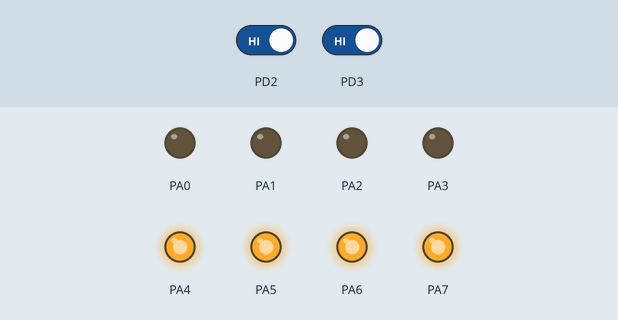
Bench run of a program on a simulated ATmega16, built with avr-gcc and emulated at 1 MHz. Shown: output pins drawn as LEDs (lit = HIGH). The inputs (shaded band) are chosen by the test bench; at power-on: PD2 HIGH, PD3 HIGH.

Above: at 1.2 s.
1.3 s: PD2 driven LOW
At 2.0 s:
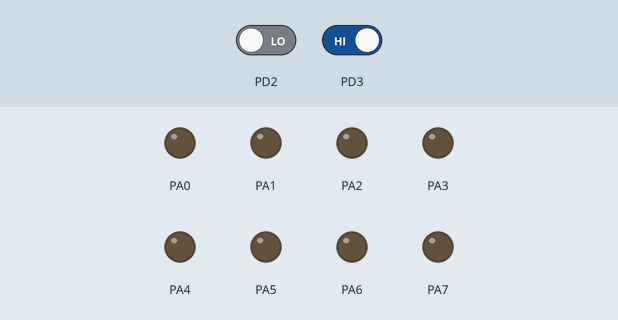
2.8 s: PD3 driven LOW
At 3.1 s:
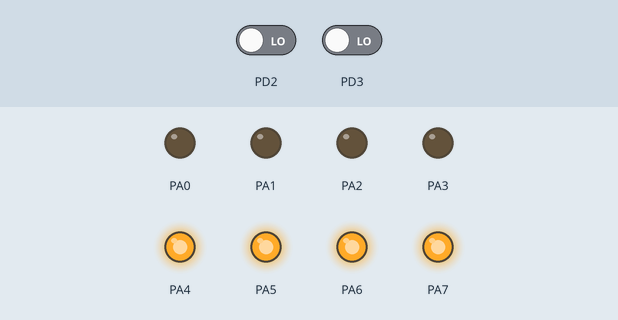
Timing chart, 0 to 5.8 s (numbered marks = the images above; inputs shaded):
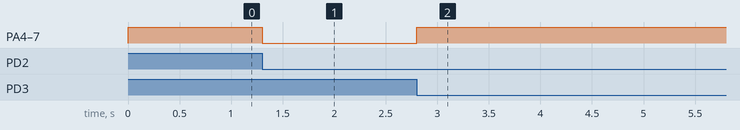

The program:

main.c
```c
// (licence header left out)
/* MWE äëÿ èññëåäîâàíèÿ
 * ñòðàííîãî ïîâåäåíèÿ ñòåíäà EasyAVR6 ïðè ðàáîòå
 * ñ âíåøíèìè ïðåðûâàíèÿìè */

/* Ñóòü ïðîãðàììû:
 * 1. Çàæå÷ü íà ñòåíäå EasyAVR6 ñâåòîäèîäû,
 *	ñîîòâåòñòâóþùèå PA3-PA7
 * 2. Ïðè íàæàòèè íà êíîïêó PD2, ñîîòâ. INT0
 *	ñâåòîäèîäû äëÿ PA3-PA7 äîëæíû ïîãàñíóòü */

/* Cóòü ñòðàííîãî ïîâåäåíèÿ:
 * Ïðè íàæàòèè íà êíîïêó, ñîîòâåòñòâóþùóþ PD2
 * câåòîäèîäû äëÿ ïîðòà A äîëæíû ãàñíóòü, íî
 * ïðè èñïûòàíèè íà ñòåíäå ýòîãî íå ïðîèñõîäèò
 *
 * Ïðè äîáàâëåíèè â êîä îáðàáîò÷èêà ïðåðûâàíèÿ INT0
 * êîìàíäû _delay_ms áûëî çàìå÷åíî, ÷òî ñâåòîäèîäû ãàñíóò
 * ëèøü íà âðåìÿ åå ðàáîòû
 *
 * Ïðîáëåìó óäàëîñü ðåøèòü ëèøü ïðè ïîìîùè äîïîëíèòåëüíîé
 * ãëîáàëüíîé ïåðåìåííîé:
 * Åå çíà÷åíèå èçìåíÿëîñü â îáðàáîò÷èêå ïðåðûâàíèé,
 * à â îñíîâíîì öèêëå çíà÷åíèå PORTA ìåíÿëîñü ïî óñëîâèþ
 * â çàâèñèìîñòè îò åå çíà÷åíèÿ */

#define F_CPU 1000000
#include <avr/io.h>
#include <util/delay.h>
#include <avr/interrupt.h>

ISR(INT0_vect) {
	/* Ãàñèì ñâåòîäèîäû äëÿ ïîðòà À */
	PORTA=0x00;
}

int main(void)
{
    /* Äæàìïåð J13 ìîæåò áûòü â äâóõ ïîëîæåíèÿõ:
	 * VCC è GND
	 * Â ïîëîæåíèè VCC âûâîä PD2 äîëæåí áûòü ïîäòÿíóò ê 0,
	 * à ïðè íàæàòèè íà êíîïêó íà íåãî äîëæíî ïîäàâàòüñÿ VCC
	 * ÷åðåç ðåçèñòîð 220 Îì
	 *
	 * Â ïîëîæåíèè GND âûâîä PD2 äîëæåí áûòü ïîäòÿíóò ê 1,
	 * ÷òî ëåãêî ñäåëàòü ïîäàâ 1 íà ñîîòâåòñòâóþùèé ðàçðÿä
	 * PORTD, ïðè íóëå íà ðàçðÿäå â DDRD. Òîãäà êíîïêà äîëæíà
	 * çàìûêàòü âûâîä PD2 íà GND ÷åðåç ðåçèñòîð 220 Îì */

	/* Êîä äëÿ äæàìïåðà J13 â ïîëîæåíèè VCC */

	/* Íà÷àëüíàÿ èíèöèàëèçàöèÿ ïîðòîâ â/â */
	/* Ïîðò À â ðåæèì âûâîäà */
	DDRA=0xff;
	/* Çàæèãàåì ñâåòîäèîäû äëÿ ïîðòà À */
	PORTA=0b11110000;

	/* Ïîðò D â ðåæèì ââîäà */
	DDRD=0x00;
	PORTD=0x00;

	/* Âûâîä PD2 äîëæåí áûòü ïîäòÿíóò ê 0
	 * âíåøíèìè ñðåäñòâàìè */

	/* Íàñòðîéêà ïðåðûâàíèé */
	/* Ðàçðåøåíèå ïðåðûâàíèé ñ âåêòîðàìè INT0 è INT1 */
	GICR |= (1 << INT1) | (1 << INT0);

	/* Ñðàáàòûâàíèå INT0 ïî ñïàäó èìïóëüñà */
	MCUCR |= (1 << ISC01) | (0 << ISC00);

	/* Ãëîáàëüíîå ðàçðåøåíèå ïðåðûâàíèé â SREG */
	sei();

    while (1)
    {
	}
}
```

Measured:
- after the input at 1.3 s, PA4–7: HIGH → LOW at once
- after the input at 2.8 s, PA4–7: LOW → HIGH at once
